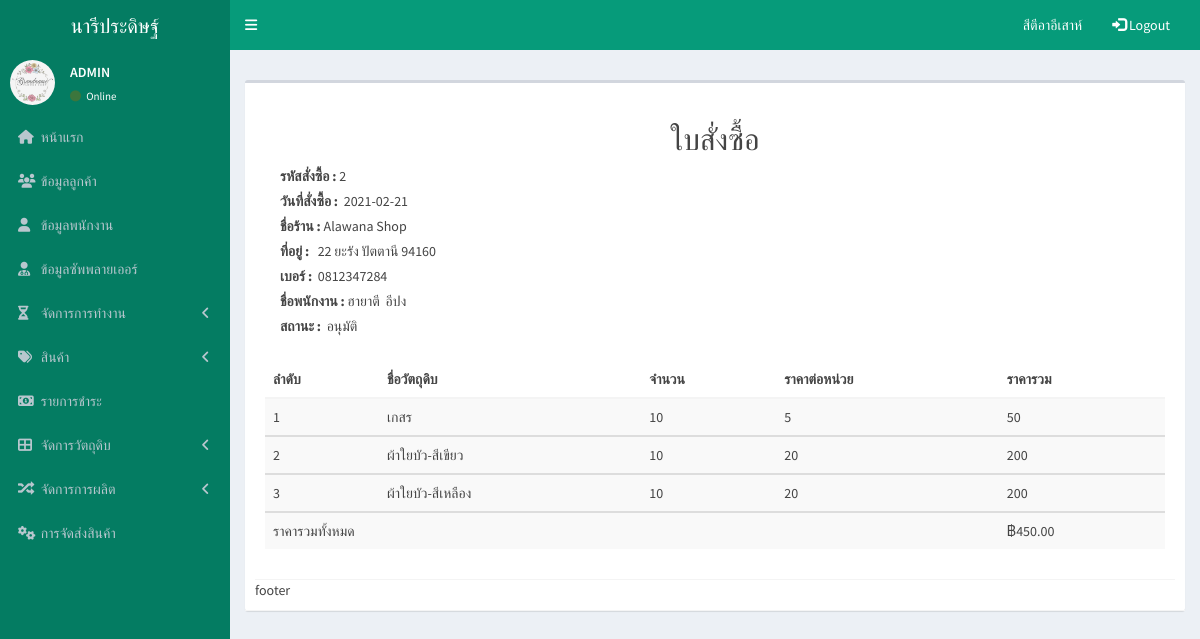
/pages/meterial_order/order_meterial_show.php?txtid=2 (signed in), run on the app's committed database.
### tables this page shows
CREATE TABLE `order_material` (
  `order_material_id` int(10) NOT NULL,
  `order_material_date` varchar(15) NOT NULL,
  `supplier_id` int(10) NOT NULL,
  `employee_id` int(10) NOT NULL,
  `status` varchar(30) NOT NULL DEFAULT 'รอการอนุมัติ'
);

CREATE TABLE `supplier` (
  `supplier_id` int(10) NOT NULL,
  `supplier_name` varchar(100) NOT NULL,
  `supplier_tel` varchar(10) NOT NULL,
  `supplier_facebook` varchar(50) NOT NULL,
  `supplier_line` varchar(50) NOT NULL,
  `supplier_address` varchar(100) NOT NULL
);

CREATE TABLE `employee` (
  `employee_id` int(10) NOT NULL,
  `employee_name` varchar(50) NOT NULL,
  `employee_lastname` varchar(50) NOT NULL,
  `employee_sex` varchar(20) NOT NULL,
  `employee_address` varchar(100) NOT NULL,
  `employee_tel` varchar(10) NOT NULL,
  `employee_username` varchar(50) NOT NULL,
  `employee_password` varchar(50) NOT NULL,
  `employee_level` varchar(20) NOT NULL
);

CREATE TABLE `order_details_material` (
  `odm_id` int(10) NOT NULL,
  `material_id` int(10) NOT NULL,
  `order_material_id` int(10) NOT NULL,
  `amount` int(10) NOT NULL,
  `price` int(20) NOT NULL,
  `sum_price` int(20) NOT NULL
);

CREATE TABLE `material` (
  `material_id` int(10) NOT NULL,
  `material_name` varchar(50) NOT NULL,
  `Import_amount` int(7) NOT NULL
);

### pages/meterial_order/order_meterial_show.php (the view, shortened to what this page needs)
<!DOCTYPE html>
<html>
<head>
    <link rel="stylesheet" href="../../bower_components/bootstrap/dist/css/bootstrap.min.css">
    <link rel="stylesheet" href="../../bower_components/font-awesome/css/font-awesome.min.css">
    <link rel="stylesheet" href="../../bower_components/Ionicons/css/ionicons.min.css">
    <link rel="stylesheet" href="../../dist/css/AdminLTE.min.css">
    <link rel="stylesheet" href="../../dist/css/skins/_all-skins.min.css">
</head>
<body class="hold-transition skin-blue sidebar-mini">
    <div class="wrapper">
        <header class="main-header">
            <a href="../admin/admin.php" class="logo">
                <span class="logo-lg">นารีประดิษฐ์</span>
            </a>
            <?php
                include("db.php");
                include('../bar/navbar.php');
                include('../bar/sidebar.php');
            ?>
            <div class="content-wrapper">
                <section class="content-header">
                </section>
                <section class="content">
                    <div class="box">
                        <div class="box-header with-border">
                            <div class="box-header with-border">
                                <span align="center">
                                    <h2>ใบสั่งซื้อ</h2>
                                </span>
                                <?php
                                    $order_material_id = $_REQUEST['txtid'];
                                    $sql1 = "SELECT
                                                employee.employee_id,
                                                employee.employee_name,
                                                employee.employee_lastname,
                                                supplier.supplier_name,
                                                supplier.supplier_address,
                                                supplier.supplier_tel,
                                                order_material.order_material_id,
                                                order_material.status,
                                                order_material.order_material_date
                                    FROM
                                    order_material
                                    INNER JOIN employee ON order_material.employee_id =  employee.employee_id
                                    INNER JOIN supplier ON supplier.supplier_id = order_material.supplier_id
                                    WHERE order_material.order_material_id = '$order_material_id'";
                                    $query1 = $conn->query($sql1);
                                    $row1=mysqli_fetch_assoc($query1);
                                    $sql2 = "SELECT
                                                order_details_material.odm_id,
                                                order_details_material.amount,
                                                order_details_material.price,
                                                material.material_name,
                                                order_material.order_material_id
                                    FROM
                                    order_details_material
                                    INNER JOIN material      ON order_details_material.material_id = material.material_id
                                    INNER JOIN order_material ON order_details_material.order_material_id = order_material.order_material_id
                                    WHERE order_material.order_material_id = '$order_material_id'";
                                    $query2 = mysqli_query($conn,$sql2);
                                ?>
                                <div class="container">
                                    <label for="order_material_id">รหัสสั่งซื้อ :&nbsp; </label><?php echo $row1['order_material_id']; ?> <br>
                                    <label for="order_material_date">วันที่สั่งซื้อ : &nbsp; </label><?php echo $row1['order_material_date']; ?> <br>
                                    <label for="supplier_name">ชื่อร้าน :&nbsp;</label><?php echo $row1['supplier_name']; ?><br>
                                    <label for="supplier_address">ที่อยู่ : &nbsp;</label> <?php echo $row1['supplier_address']; ?><br>
                                    <label for="supplier_tel">เบอร์ : &nbsp; </label><?php echo $row1['supplier_tel']; ?><br>
                                    <label for="employee_name">ชื่อพนักงาน :&nbsp;
                                    </label><?php echo $row1['employee_name']; ?>&nbsp;
                                    <?php echo $row1['employee_lastname']; ?><br>
                                    <label for="status">สถานะ : &nbsp; </label><?php echo $row1['status']; ?> <br><br>
                                </div>
                                <table class="table table-striped">
                                    <thead>
                                        <tr>
                                            <th scope="col">ลำดับ</th>
                                            <th scope="col">ชื่อวัตถุดิบ</th>
                                            <th scope="col">จำนวน</th>
                                            <th scope="col">ราคาต่อหน่วย</th>
                                            <th scope="col">ราคารวม</th>
                                        </tr>
                                    </thead>
                                    <tbody>
                                    <?php
                                        $i = 1;
                                        $total_price =0;
                                        while($row=mysqli_fetch_array($query2,MYSQLI_ASSOC))
                                        {
                                 ?>
                                        <tr>
                                            <td><?php echo $i?></td>
                                            <td><?php echo $row['material_name']?></td>
                                            <td><?php echo $row['amount']?></td>
                                            <td><?php echo number_format ($row['price'])?></td>
                                            <td><?php echo number_format ($row['price'] * $row['amount'])?></td>
                                        </tr>
                                    </tbody>
                                    <?php
                                    $total_price = $total_price + ($row['amount'] * $row['price'] );
                                    $i++;
                                    }
                                    ?>
                                    <tr>
                                        <td colspan="4" aling="right">ราคารวมทั้งหมด</td>
                                        <td align="left">฿<?php echo number_format($total_price, 2); ?></td>
                                    </tr>
                                </table>
                            </div>
                            footer
                        </div>
                    </div>
                </section>
            </div>
</body>
</html>

### data on the page
order_material: order_material_id "2", order_material_date "2021-02-21", supplier.supplier_name "Alawana Shop", supplier.supplier_address "22 ยะรัง ปัตตานี 94160", supplier.supplier_tel "0812347284", employee.employee_name "ฮายาตี", employee.employee_lastname "อีปง", status "อนุมัติ"
order_details_material: material.material_name "เกสร", amount "10", price "5", $row['price'] * $row['amount'] "50"
order_details_material: material.material_name "ผ้าใยบัว-สีเขียว", amount "10", price "20", $row['price'] * $row['amount'] "200"
order_details_material: material.material_name "ผ้าใยบัว-สีเหลือง", amount "10", price "20", $row['price'] * $row['amount'] "200"

### other printed values
$_SESSION["username"] "สีตีอาอีเสาห์"
$total_price "450.00"
